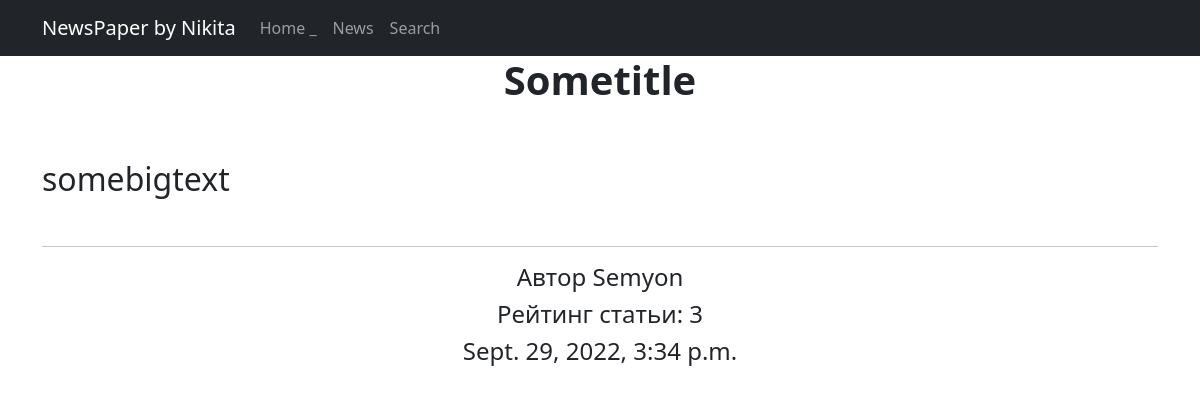
Screenshot of /news/1 with the database file from the repository.
### newapp/models.py (models this page shows, shortened)
class Post (models.Model):
    author = models.ForeignKey(Author, on_delete=models.CASCADE)
    NEWS = 'NW'
    ARTICLE = 'AR'
    CATEGORY_CHOICES =[
        (NEWS, 'Новость'),
        (ARTICLE, 'Статья'),
    ]
    categoryType = models.CharField(max_length=2, choices=CATEGORY_CHOICES, default=ARTICLE)
    dateCreation = models.DateTimeField(auto_now_add=True)
    postCategory = models.ManyToManyField(Category, through='PostCategory')
    title = models.CharField(max_length=128)
    text = models.TextField()
    rating = models.SmallIntegerField(default=0)
    def __str__(self):
        return f'{self.title.title()}'

class Author (models.Model):
    authorUser = models.OneToOneField(User, on_delete = models.CASCADE)
    ratingAuthor = models.SmallIntegerField(default=0)
    def __str__(self):
     return f'{self.authorUser.username}'

### newapp/views.py (the view)
# urls.py: path('<int:pk>', PostDetail.as_view(), name='post_detail'),
class PostDetail(DetailView):
    model = Post
    template_name = 'post.html'
    context_object_name = 'post'

### newapp/templatetags/custom_filters.py (called while the page is built)
@register.filter()
def censor(value):
    bad_words = ('редиска', 'морковка','картошка')
    if not isinstance(value, str):
        raise TypeError(f"unresolved type '{type(value)}' expected  type 'str'")
    for word in value.split():
        if word.lower() in bad_words:
            value = value.replace(word, f"{word[0]}{'*' * (len(word) - 2)}{word[-1]}")
    return value

### templates/post.html (shortened to what this page needs)
{% extends 'flatpages/default.html' %}
{% load custom_filters %}
{% block content %}
<h1><b>{{ post }}</h1>
<br>
<br>
<h2 align="left">{{ post.text|censor }}</h2>
<br>
<hr>
<h4>Автор {{post.author}}</h4>
<h4>Рейтинг статьи: {{post.rating}}</h4>
<h4>{{post.dateCreation}}</h4>
{% endblock content %}

### rows the page displays
Post: title "Sometitle", text|censor "somebigtext", author "Semyon", rating "3", dateCreation "Sept. 29, 2022, 3:34 p.m."
